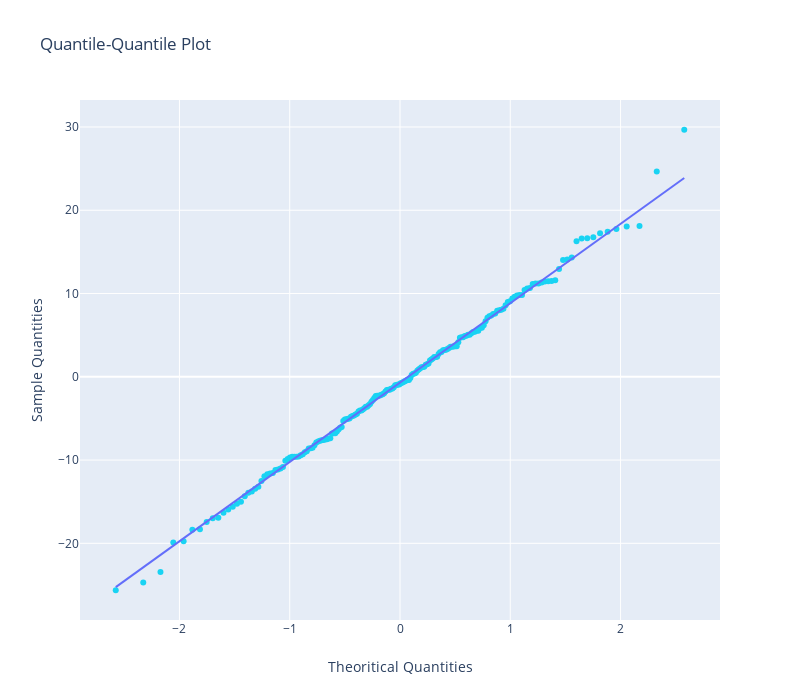

The cell this chart's notebook holds for it:
### Code cell
fig = go.Figure()

fig.add_trace({
    'type': 'scatter',
    'x': qqplot_data[0].get_xdata(),
    'y': qqplot_data[0].get_ydata(),
    'mode': 'markers',
    'marker': {
        'color': '#19d3f3'
    }
})

fig.add_trace({
    'type': 'scatter',
    'x': qqplot_data[1].get_xdata(),
    'y': qqplot_data[1].get_ydata(),
    'mode': 'lines',
    'line': {
        'color': '#636efa'
    }

})


fig['layout'].update({
    'title': 'Quantile-Quantile Plot',
    'xaxis': {
        'title': 'Theoritical Quantities',
        'zeroline': False
    },
    'yaxis': {
        'title': 'Sample Quantities'
    },
    'showlegend': False,
    'width': 800,
    'height': 700,
})


iplot(fig, filename='normality-QQ')

### Figure 1 — Plotly figure (JSON) as saved in the notebook; plotly's stock layout.template omitted (floating-point values rounded to 4 significant figures; data arrays with more than 128 entries replaced by an {"elided": "..."} marker saying what was removed)
{"data": [{"marker": {"color": "#19d3f3"}, "mode": "markers", "type": "scatter", "x": {"elided": "200 float values"}, "y": {"elided": "200 float values"}}, {"line": {"color": "#636efa"}, "mode": "lines", "type": "scatter", "x": {"elided": "200 float values"}, "y": {"elided": "200 float values"}}], "layout": {"height": 700, "showlegend": false, "title": {"text": "Quantile-Quantile Plot"}, "width": 800, "xaxis": {"title": {"text": "Theoritical Quantities"}, "zeroline": false}, "yaxis": {"title": {"text": "Sample Quantities"}}}}
